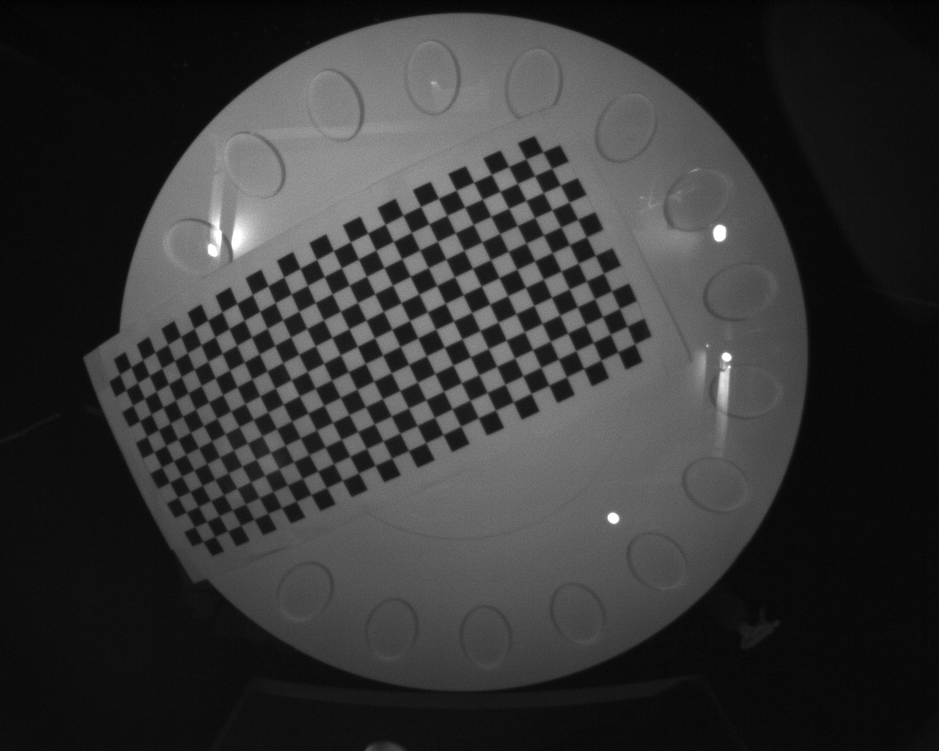
#> input picture example fisheye calibration images/ac1.png, 939 x 751 px, shrunk from 1280 x 1024 before the run; its folder holds only this picture in this run
$ python Calibrate_Fisheye.py   (older library calls are emulated)
#> lines starting #> are read from the running program, lines starting #| are printed output that depends on the picture; after the words box and inside, x2 and y2 are one past the last pixel; in counts of white or black regions, pixels touching at a corner belong together
import numpy as np; import os; import glob; import cv2

'''
FISHEYE CALIBRATION AND CORRECTION CODE
meat of the code comes from: https://medium.com/@kennethjiang/calibrate-fisheye-lens-using-opencv-333b05afa0b0
see Kenneth Jiang's blog post above for helpful explanation
'''


'''
SET PARAMETERS
'''
# Select calibration images folder location
# the checkerboard should be large and very clearly visible and from as many orientations (in 3D) as possible
calibration_images_loc = 'C:\\Drive\\Common-Coordinate-Behaviour\\example fisheye calibration images'
image_extension = '.png'

# Name prepended to the saved rectification maps
camera = 'upstairs'

# Set parameters
CHECKERBOARD = (28,12) #size of the checkerboard (# of vertices in each dimension, not including those on the edge)

# The algorithm is finnicky and likes saturation, so set pixels with values below the dark_threshold to black
dark_threshold = 30


'''
FIND THE CHECKERBOARD CORNERS IN THE IMAGES
(pretty slow)
'''
# Find checkerboard corners -- set up for .pngs
CHECKERFLIP = tuple(np.flip(CHECKERBOARD,0))
subpix_criteria = (cv2.TERM_CRITERIA_EPS+cv2.TERM_CRITERIA_MAX_ITER, 30, 0.1)
calibration_flags = cv2.fisheye.CALIB_RECOMPUTE_EXTRINSIC+cv2.fisheye.CALIB_FIX_SKEW #+cv2.fisheye.CALIB_CHECK_COND
objp = np.zeros((1, CHECKERBOARD[0]*CHECKERBOARD[1], 3), np.float32)
objp[0, :, :2] = np.mgrid[0:CHECKERBOARD[0], 0:CHECKERBOARD[1]].T.reshape(-1, 2)

_img_shape = None
objpoints = [] # 3d point in real world space
imgpoints = [] # 2d points in image plane.
images = glob.glob(calibration_images_loc + '\\*' + image_extension) # find the images in the folder
print('found ' + str(len(images)) + ' images for calibration.')

for fname in images:
    img = cv2.imread(fname)
#> img is the input picture: shape (751, 939, 3); min 1, max 255, mean 53.3
    if _img_shape == None:
        _img_shape = img.shape[:2]
    else:
        assert _img_shape == img.shape[:2], "All images must share the same size."

    calib_image_pre = cv2.cvtColor(img.astype(np.uint8),cv2.COLOR_BGR2GRAY)
    #increase contrast
    # for light_threshold in light_thresholds:
    calib_image = calib_image_pre

    calib_image[calib_image<dark_threshold] = 0
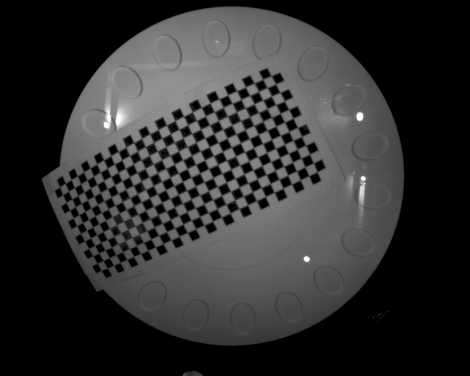
#> calib_image: shape (751, 939) (shown at 1/2 size); min 0, max 255, mean 46.5
    # calib_image[calib_image>light_threshold] = 255

    cv2.imshow('calibration image',calib_image)
    cv2.waitKey(5)

    # Find the chess board corners (takes a while)
    ret, corners = cv2.findChessboardCorners(calib_image, CHECKERBOARD, cv2.CALIB_CB_ADAPTIVE_THRESH+cv2.CALIB_CB_NORMALIZE_IMAGE+cv2.CALIB_CB_FAST_CHECK)
#> ret = True; corners = 336 rows, first 8: [119.4, 374.3], [131, 367], [142.5, 359.6], [154.8, 352.2], [167.5, 344.2], [180.7, 336.4], [194.3, 328.5], [207.7, 320.1]

    # If found, add object points, image points (after refining them)
    if ret == True:
        print(fname + ': successfully identified corners')

        # objpoints = np.append(objpoints, objp)
        objpoints.append(objp)

        corners2 = cv2.cornerSubPix(calib_image,corners,(11,11),(-1,-1),subpix_criteria)
#> corners2 = 336 rows, first 8: [119.8, 374], [131, 367.2], [142.5, 360], [154.9, 352.2], [167.7, 344.3], [180.7, 336.5], [194.1, 328.5], [207.7, 320.2]
        imgpoints.append(corners)

        # Draw and display the corners
        cv2.drawChessboardCorners(calib_image, CHECKERBOARD, corners2, ret)
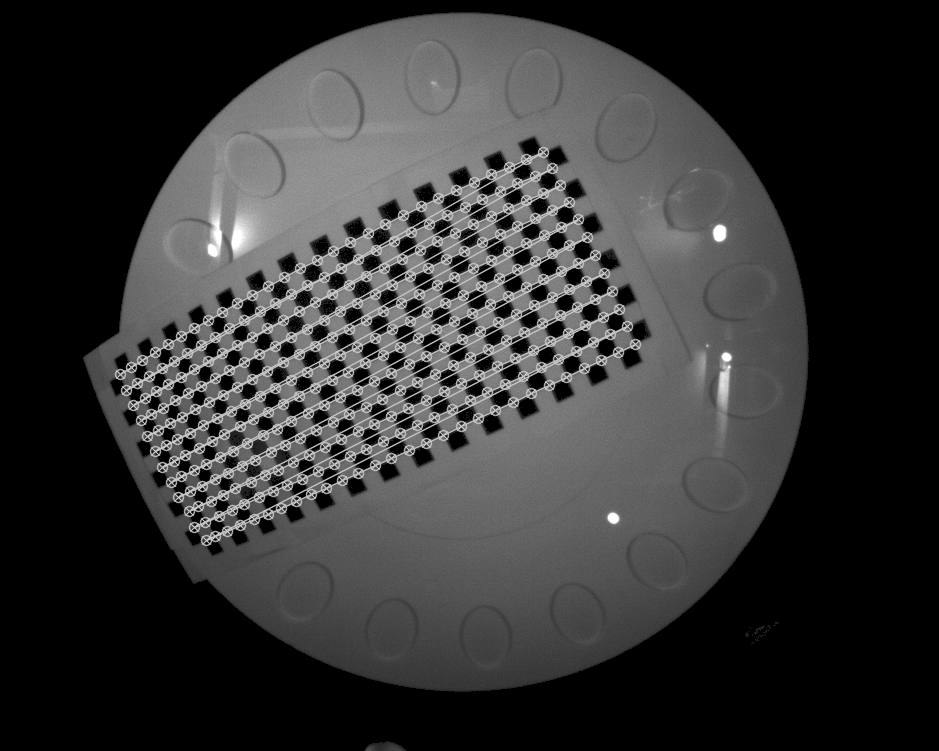
#> calib_image: shape (751, 939); 7.35% of pixels changed, all inside (x1, y1, x2, y2) = (114, 146, 642, 547)
        cv2.imshow('calibration image', calib_image)
        cv2.waitKey(500)
    else:
        print(fname + ': failed to identify corners')


'''
USE THE CORNERS FOUND ABOVE TO GET THE CALIBRATION MATRICES K AND D
'''
N_OK = len(objpoints)
K = np.zeros((3, 3))
D = np.zeros((4, 1))
rvecs = [np.zeros((1, 1, 3), dtype=np.float64) for i in range(N_OK)]
tvecs = [np.zeros((1, 1, 3), dtype=np.float64) for i in range(N_OK)]
rms, _, _, _, _ = \
    cv2.fisheye.calibrate(
        objpoints,
        imgpoints,
        calib_image.shape[::-1],
        K,
        D,
        rvecs,
        tvecs,
        calibration_flags,
        (cv2.TERM_CRITERIA_EPS+cv2.TERM_CRITERIA_MAX_ITER, 30, 1e-6)
    )
#> rms = 469
print("found " + str(N_OK) + " valid images for calibration")
print("DIM=" + str(_img_shape[::-1]))
#| DIM=(939, 751)
print("K=np.array(" + str(K.tolist()) + ")")
print("D=np.array(" + str(D.tolist()) + ")")


'''
TEST THE CALIBRATION AND SAVE THE REMAPPINGS
'''
# Display recalibrated images
DIM=_img_shape[::-1]
K=np.array(K)
D=np.array(D)
for img_path in images:
    img = cv2.imread(img_path)

    # correct image
    h,w = img.shape[:2]
    map1, map2 = cv2.fisheye.initUndistortRectifyMap(K, D, np.eye(3), K, DIM, cv2.CV_16SC2)
    undistorted_img = cv2.remap(img, map1, map2, interpolation=cv2.INTER_LINEAR, borderMode=cv2.BORDER_CONSTANT)
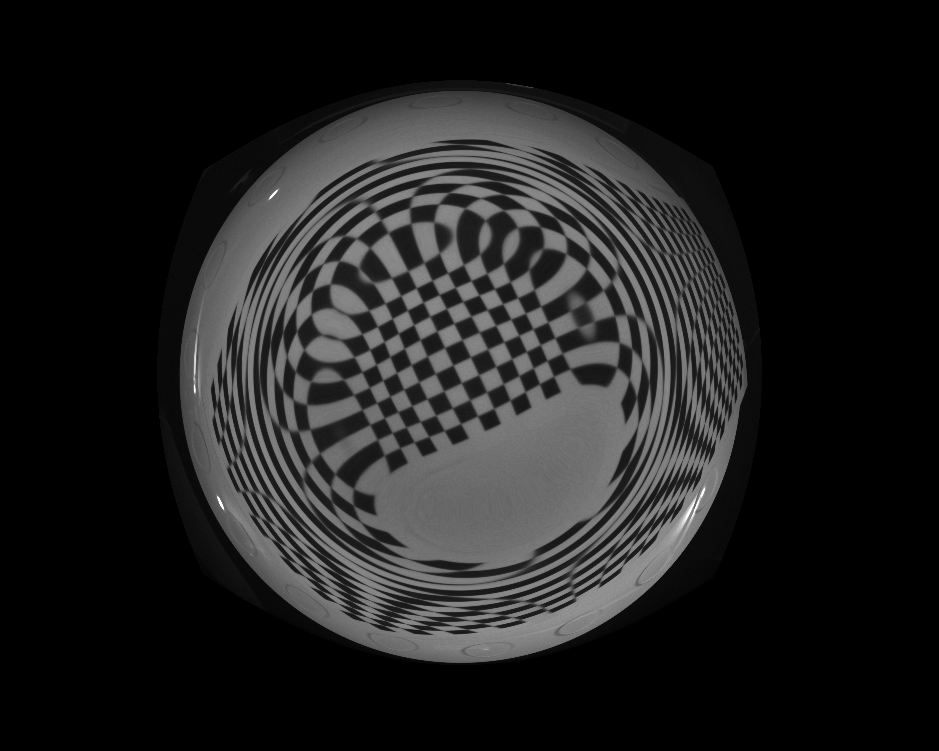
#> undistorted_img: shape (751, 939, 3); min 0, max 255, mean 31.2

    dim1 = img.shape[:2][::-1]  #dim1 is the dimension of input image to un-distort
    assert dim1[0]/dim1[1] == DIM[0]/DIM[1], "Image to undistort needs to have same aspect ratio as the ones used in calibration"
    dim2 = dim1 #dim2 is the dimension of remapped image
    dim3 = dim2 #dim3 is the dimension of final output image

    # K, dim2 and balance are used to determine the final K used to un-distort image -- balance = 1 retains all pixels
    new_K = cv2.fisheye.estimateNewCameraMatrixForUndistortRectify(K, D, dim2, np.eye(3), balance=1)
    map1, map2 = cv2.fisheye.initUndistortRectifyMap(K, D, np.eye(3), new_K, dim3, cv2.CV_16SC2)
    undistorted_img = cv2.remap(img, map1, map2, interpolation=cv2.INTER_LINEAR, borderMode=cv2.BORDER_CONSTANT)
#> undistorted_img: shape (751, 939, 3); every value is 2

    cv2.imshow("correction -- before and after", img)
    if cv2.waitKey(1000) & 0xFF == ord('q'):
#> (key q is pressed here)
       break
    cv2.imshow("correction -- before and after", undistorted_img)
    if cv2.waitKey(1000) & 0xFF == ord('q'):
       break


'''
SAVE MAPS TO USE IN ANALYSIS
see the register_frame() function in Video_Functions.py for an example of how to use this for frame-by-frame correction
'''
maps = np.zeros((calib_image.shape[0],calib_image.shape[1],3)).astype(np.int16)
maps[:,:,0:2] = map1
#> maps: shape (751, 939, 3) int16; every value is 0
maps[:,:,2] = map2
np.save(calibration_images_loc + 'fisheye_maps_' + camera + '.npy', maps)

$ run again, on example fisheye calibration images/ac13.png
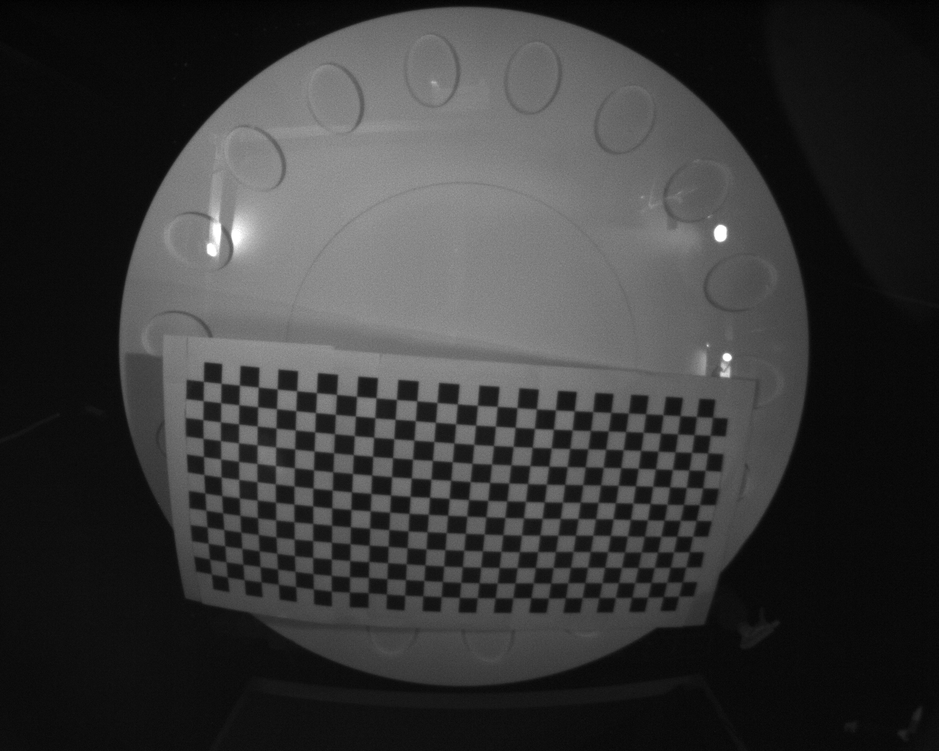
#> input picture example fisheye calibration images/ac13.png, 939 x 751 px, shrunk from 1280 x 1024 before the run
#> img is the input picture: shape (751, 939, 3); min 0, max 255, mean 55.6
#> ret = True; corners = 336 rows, first 8: [203.4, 381.4], [221.2, 383.3], [239.5, 385.2], [258.4, 386.9], [276.9, 388.6], [296.4, 391], [316.1, 392.4], [336.6, 394.4]
#> corners2 = 336 rows, first 8: [203.5, 381.4], [221.2, 383.4], [239.4, 385], [258.2, 387], [277.1, 389.2], [296.7, 390.8], [316.5, 392.7], [336.5, 394.4]
#> `cv2.drawChessboardCorners(calib_image, CHECKERBOARD, corners2, ret)`:
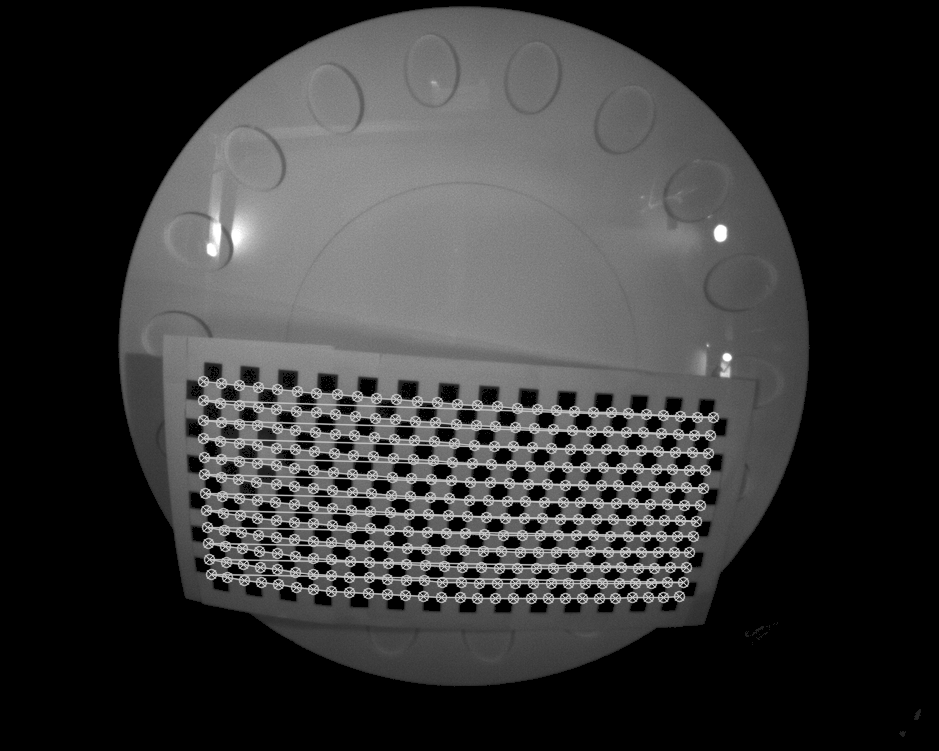
#> calib_image: shape (751, 939); min 0, max 255, mean 54.9
#> rms = 0.708
#| DIM=(939, 751)
#> `maps[:,:,0:2] = map1`:
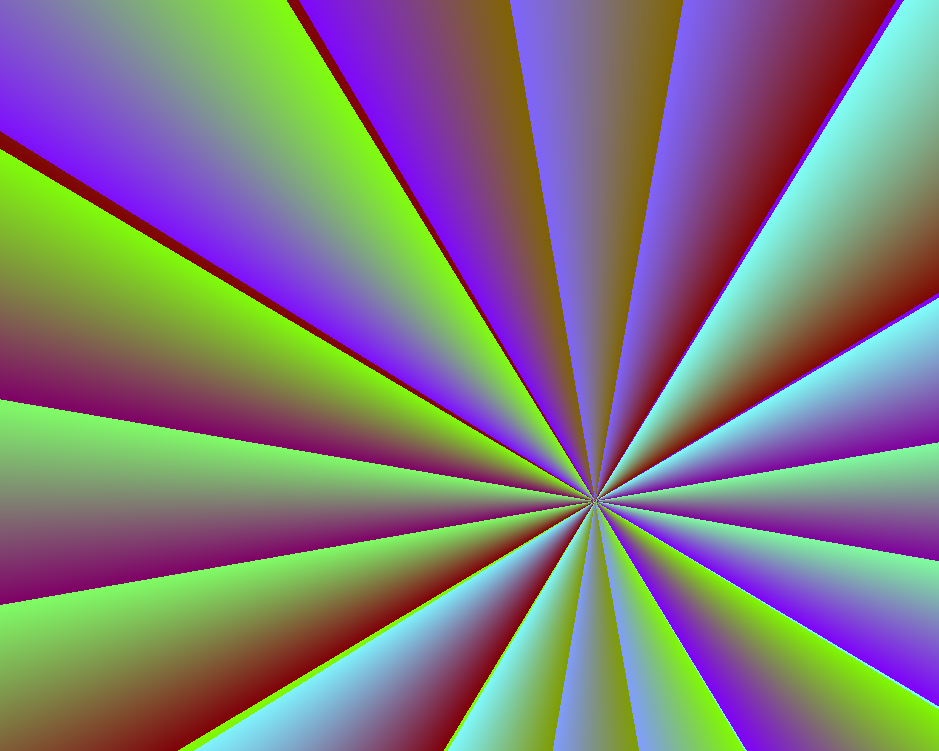
#> maps: shape (751, 939, 3) int16; mean of channels 0, 1, 2 -1388, -1192, 0; drawn with min black and max white

$ run again, on example fisheye calibration images/ac14.png
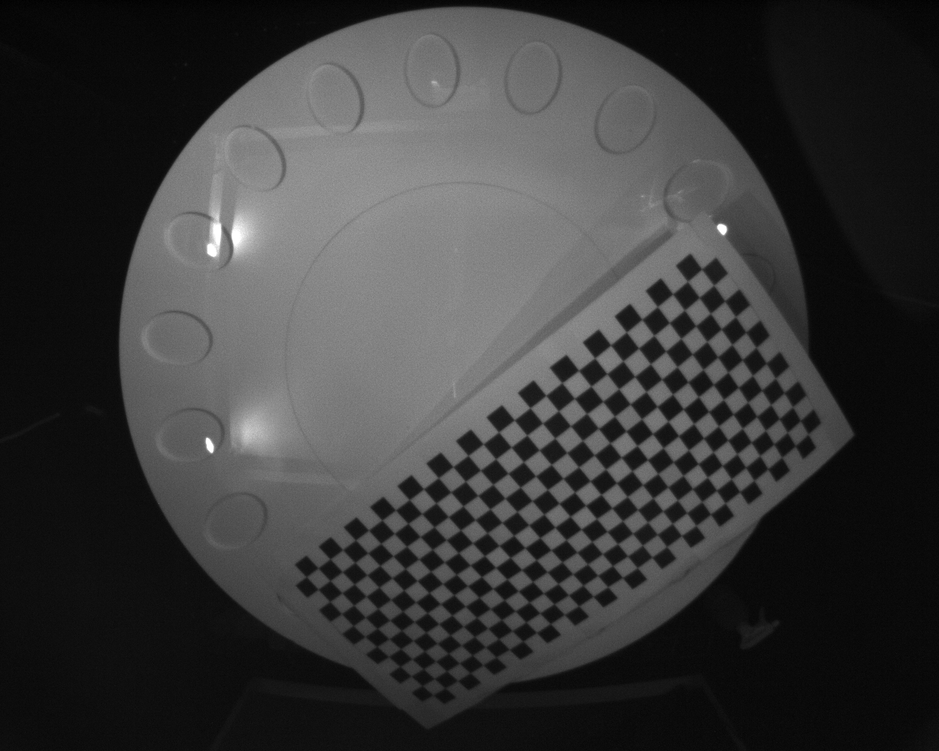
#> input picture example fisheye calibration images/ac14.png, 939 x 751 px, shrunk from 1280 x 1024 before the run
#> img is the input picture: shape (751, 939, 3); min 0, max 255, mean 57.2
#> ret = True; corners = 336 rows, first 8: [307.1, 576.7], [318.1, 568.2], [330.4, 558.8], [342.7, 548.9], [355.5, 540], [368.5, 529.4], [381.9, 520], [395.6, 509.4]
#> corners2 = 336 rows, first 8: [306.1, 576.5], [318.2, 567.8], [330, 559.2], [342.7, 549.7], [355.5, 540.1], [368.6, 530.2], [382, 520.1], [395.5, 510]
#> `cv2.drawChessboardCorners(calib_image, CHECKERBOARD, corners2, ret)`:
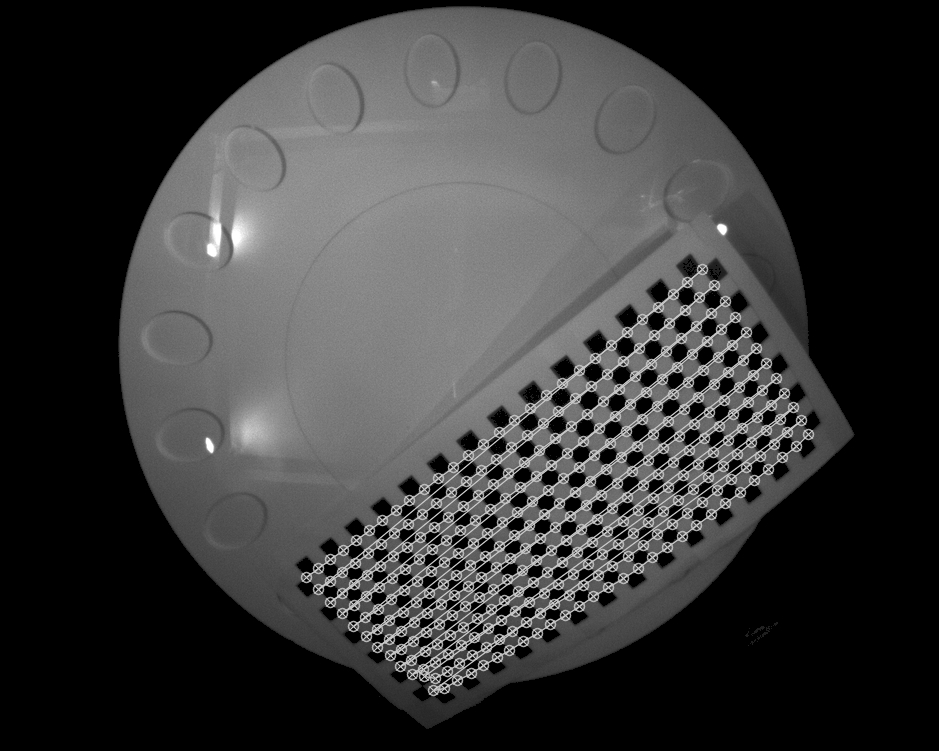
#> calib_image: shape (751, 939); min 0, max 255, mean 56.3
#> rms = 0.844
#| DIM=(939, 751)
#> `maps[:,:,0:2] = map1`:
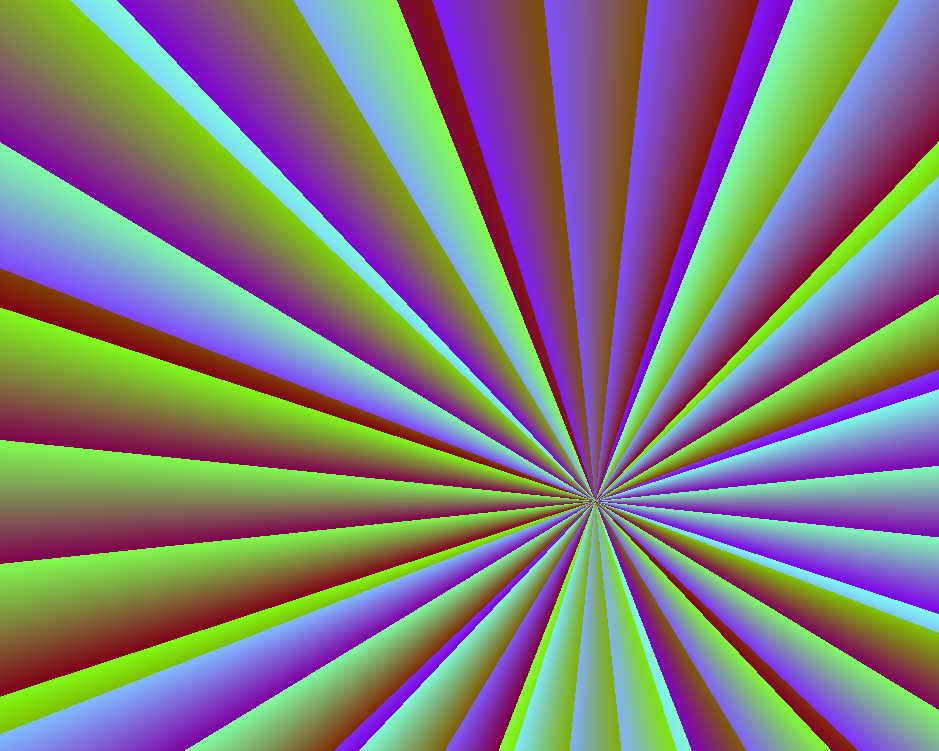
#> maps: shape (751, 939, 3) int16; mean of channels 0, 1, 2 -1392.2, -927.2, 0; drawn with min black and max white
